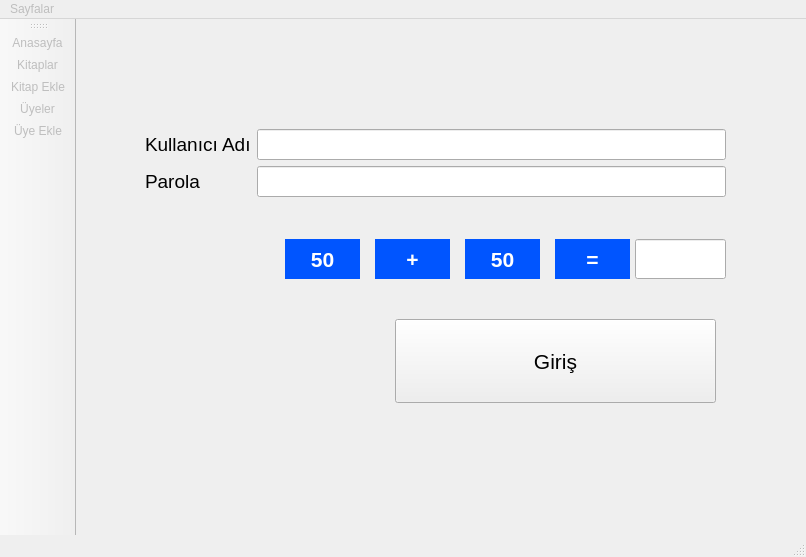
<?xml version="1.0" encoding="UTF-8"?>
<ui version="4.0">
 <class>MainWindow</class>
 <widget class="QMainWindow" name="MainWindow">
  <property name="enabled">
   <bool>true</bool>
  </property>
  <property name="geometry">
   <rect>
    <x>0</x>
    <y>0</y>
    <width>806</width>
    <height>557</height>
   </rect>
  </property>
  <property name="windowTitle">
   <string>MainWindow</string>
  </property>
  <property name="windowIcon">
   <iconset>
    <normaloff>img/home_2.ico</normaloff>img/home_2.ico</iconset>
  </property>
  <widget class="QWidget" name="centralwidget">
   <property name="styleSheet">
    <string notr="true"/>
   </property>
   <layout class="QGridLayout" name="gridLayout">
    <property name="topMargin">
     <number>0</number>
    </property>
    <property name="rightMargin">
     <number>0</number>
    </property>
    <property name="bottomMargin">
     <number>0</number>
    </property>
    <item row="0" column="0">
     <widget class="QStackedWidget" name="stackedWidget">
      <property name="enabled">
       <bool>true</bool>
      </property>
      <property name="currentIndex">
       <number>0</number>
      </property>
      <widget class="QWidget" name="page_home">
       <property name="styleSheet">
        <string notr="true">#page_home{border-image: url(:/img/uc.jpg);}</string>
       </property>
       <widget class="QWidget" name="formLayoutWidget">
        <property name="geometry">
         <rect>
          <x>60</x>
          <y>110</y>
          <width>581</width>
          <height>80</height>
         </rect>
        </property>
        <layout class="QFormLayout" name="formLayout">
         <item row="0" column="0">
          <widget class="QLabel" name="label">
           <property name="font">
            <font>
             <pointsize>14</pointsize>
            </font>
           </property>
           <property name="text">
            <string>Kullanıcı Adı</string>
           </property>
          </widget>
         </item>
         <item row="0" column="1">
          <widget class="QLineEdit" name="lineEdit_kullanici_adi">
           <property name="font">
            <font>
             <pointsize>14</pointsize>
            </font>
           </property>
           <property name="alignment">
            <set>Qt::AlignCenter</set>
           </property>
          </widget>
         </item>
         <item row="1" column="0">
          <widget class="QLabel" name="label_2">
           <property name="font">
            <font>
             <pointsize>14</pointsize>
            </font>
           </property>
           <property name="text">
            <string>Parola</string>
           </property>
          </widget>
         </item>
         <item row="1" column="1">
          <widget class="QLineEdit" name="lineEdit_parola">
           <property name="font">
            <font>
             <pointsize>14</pointsize>
            </font>
           </property>
           <property name="echoMode">
            <enum>QLineEdit::Password</enum>
           </property>
           <property name="alignment">
            <set>Qt::AlignCenter</set>
           </property>
          </widget>
         </item>
        </layout>
       </widget>
       <widget class="QLabel" name="label_islem">
        <property name="geometry">
         <rect>
          <x>290</x>
          <y>220</y>
          <width>75</width>
          <height>40</height>
         </rect>
        </property>
        <property name="sizePolicy">
         <sizepolicy hsizetype="Fixed" vsizetype="Preferred">
          <horstretch>0</horstretch>
          <verstretch>0</verstretch>
         </sizepolicy>
        </property>
        <property name="font">
         <font>
          <pointsize>16</pointsize>
          <weight>75</weight>
          <bold>true</bold>
         </font>
        </property>
        <property name="styleSheet">
         <string notr="true">color: rgb(255, 255, 255);
background-color: rgb(0, 85, 255);</string>
        </property>
        <property name="text">
         <string>+</string>
        </property>
        <property name="alignment">
         <set>Qt::AlignCenter</set>
        </property>
       </widget>
       <widget class="QLabel" name="label_sayi2">
        <property name="geometry">
         <rect>
          <x>380</x>
          <y>220</y>
          <width>75</width>
          <height>40</height>
         </rect>
        </property>
        <property name="sizePolicy">
         <sizepolicy hsizetype="Fixed" vsizetype="Preferred">
          <horstretch>0</horstretch>
          <verstretch>0</verstretch>
         </sizepolicy>
        </property>
        <property name="font">
         <font>
          <pointsize>16</pointsize>
          <weight>75</weight>
          <bold>true</bold>
         </font>
        </property>
        <property name="styleSheet">
         <string notr="true">color: rgb(255, 255, 255);
background-color: rgb(0, 85, 255);</string>
        </property>
        <property name="text">
         <string>50</string>
        </property>
        <property name="alignment">
         <set>Qt::AlignCenter</set>
        </property>
       </widget>
       <widget class="QLabel" name="label_equal">
        <property name="geometry">
         <rect>
          <x>470</x>
          <y>220</y>
          <width>75</width>
          <height>40</height>
         </rect>
        </property>
        <property name="sizePolicy">
         <sizepolicy hsizetype="Fixed" vsizetype="Preferred">
          <horstretch>0</horstretch>
          <verstretch>0</verstretch>
         </sizepolicy>
        </property>
        <property name="font">
         <font>
          <pointsize>16</pointsize>
          <weight>75</weight>
          <bold>true</bold>
         </font>
        </property>
        <property name="styleSheet">
         <string notr="true">color: rgb(255, 255, 255);
background-color: rgb(0, 85, 255);</string>
        </property>
        <property name="text">
         <string>=</string>
        </property>
        <property name="alignment">
         <set>Qt::AlignCenter</set>
        </property>
       </widget>
       <widget class="QLineEdit" name="lineEdit_result">
        <property name="geometry">
         <rect>
          <x>550</x>
          <y>220</y>
          <width>91</width>
          <height>40</height>
         </rect>
        </property>
        <property name="font">
         <font>
          <pointsize>14</pointsize>
         </font>
        </property>
       </widget>
       <widget class="QLabel" name="label_sayi1">
        <property name="geometry">
         <rect>
          <x>200</x>
          <y>220</y>
          <width>75</width>
          <height>40</height>
         </rect>
        </property>
        <property name="sizePolicy">
         <sizepolicy hsizetype="Fixed" vsizetype="Preferred">
          <horstretch>0</horstretch>
          <verstretch>0</verstretch>
         </sizepolicy>
        </property>
        <property name="font">
         <font>
          <pointsize>16</pointsize>
          <weight>75</weight>
          <bold>true</bold>
         </font>
        </property>
        <property name="styleSheet">
         <string notr="true">color: rgb(255, 255, 255);
background-color: rgb(0, 85, 255);</string>
        </property>
        <property name="text">
         <string>50</string>
        </property>
        <property name="alignment">
         <set>Qt::AlignCenter</set>
        </property>
       </widget>
       <widget class="QPushButton" name="pushButton">
        <property name="geometry">
         <rect>
          <x>310</x>
          <y>300</y>
          <width>321</width>
          <height>84</height>
         </rect>
        </property>
        <property name="font">
         <font>
          <pointsize>16</pointsize>
         </font>
        </property>
        <property name="text">
         <string>Giriş</string>
        </property>
        <property name="icon">
         <iconset>
          <normaloff>img/hello.ico</normaloff>img/hello.ico</iconset>
        </property>
        <property name="iconSize">
         <size>
          <width>75</width>
          <height>75</height>
         </size>
        </property>
       </widget>
      </widget>
      <widget class="QWidget" name="page_2">
       <widget class="QLabel" name="label_7">
        <property name="geometry">
         <rect>
          <x>10</x>
          <y>30</y>
          <width>691</width>
          <height>441</height>
         </rect>
        </property>
        <property name="font">
         <font>
          <pointsize>20</pointsize>
          <weight>75</weight>
          <bold>true</bold>
         </font>
        </property>
        <property name="styleSheet">
         <string notr="true">color: rgb(0, 85, 0);
background-color: rgb(255, 85, 0);</string>
        </property>
        <property name="text">
         <string>Kitaplar Sayfası</string>
        </property>
       </widget>
      </widget>
      <widget class="QWidget" name="page_3">
       <widget class="QLabel" name="label_4">
        <property name="geometry">
         <rect>
          <x>40</x>
          <y>20</y>
          <width>651</width>
          <height>461</height>
         </rect>
        </property>
        <property name="font">
         <font>
          <pointsize>20</pointsize>
          <weight>75</weight>
          <bold>true</bold>
         </font>
        </property>
        <property name="styleSheet">
         <string notr="true">color: rgb(255, 255, 0);
background-color: rgb(85, 85, 255);</string>
        </property>
        <property name="text">
         <string>Kitap Ekle Sayfası</string>
        </property>
       </widget>
      </widget>
      <widget class="QWidget" name="page_4">
       <widget class="QLabel" name="label_5">
        <property name="geometry">
         <rect>
          <x>70</x>
          <y>20</y>
          <width>631</width>
          <height>461</height>
         </rect>
        </property>
        <property name="font">
         <font>
          <pointsize>20</pointsize>
          <weight>75</weight>
          <bold>true</bold>
         </font>
        </property>
        <property name="styleSheet">
         <string notr="true">color: rgb(85, 0, 0);
background-color: rgb(170, 255, 255);</string>
        </property>
        <property name="text">
         <string>Kullanıcılar Sayfası</string>
        </property>
       </widget>
      </widget>
      <widget class="QWidget" name="page_5">
       <widget class="QLabel" name="label_6">
        <property name="geometry">
         <rect>
          <x>50</x>
          <y>10</y>
          <width>651</width>
          <height>471</height>
         </rect>
        </property>
        <property name="font">
         <font>
          <pointsize>20</pointsize>
          <weight>75</weight>
          <bold>true</bold>
         </font>
        </property>
        <property name="styleSheet">
         <string notr="true">background-color: rgb(255, 255, 127);
color: rgb(255, 0, 0);</string>
        </property>
        <property name="text">
         <string>Üye Ekle Sayfası</string>
        </property>
       </widget>
      </widget>
     </widget>
    </item>
   </layout>
  </widget>
  <widget class="QMenuBar" name="menubar">
   <property name="enabled">
    <bool>false</bool>
   </property>
   <property name="geometry">
    <rect>
     <x>0</x>
     <y>0</y>
     <width>806</width>
     <height>26</height>
    </rect>
   </property>
   <widget class="QMenu" name="menuSayfalar">
    <property name="title">
     <string>Sayfalar</string>
    </property>
    <addaction name="actionAnasayfa"/>
    <addaction name="actionKitaplar"/>
    <addaction name="actionKitap_Ekle"/>
    <addaction name="actionUyeler"/>
    <addaction name="actionUyeEkle"/>
   </widget>
   <addaction name="menuSayfalar"/>
  </widget>
  <widget class="QStatusBar" name="statusbar"/>
  <widget class="QToolBar" name="toolBar">
   <property name="enabled">
    <bool>false</bool>
   </property>
   <property name="windowTitle">
    <string>toolBar</string>
   </property>
   <property name="allowedAreas">
    <set>Qt::LeftToolBarArea</set>
   </property>
   <property name="iconSize">
    <size>
     <width>50</width>
     <height>50</height>
    </size>
   </property>
   <attribute name="toolBarArea">
    <enum>LeftToolBarArea</enum>
   </attribute>
   <attribute name="toolBarBreak">
    <bool>false</bool>
   </attribute>
   <addaction name="actionAnasayfa"/>
   <addaction name="actionKitaplar"/>
   <addaction name="actionKitap_Ekle"/>
   <addaction name="actionUyeler"/>
   <addaction name="actionUyeEkle"/>
  </widget>
  <action name="actionAnasayfa">
   <property name="icon">
    <iconset>
     <normaloff>img/home_2.ico</normaloff>img/home_2.ico</iconset>
   </property>
   <property name="text">
    <string>Anasayfa</string>
   </property>
  </action>
  <action name="actionKitaplar">
   <property name="icon">
    <iconset>
     <normaloff>img/books.ico</normaloff>img/books.ico</iconset>
   </property>
   <property name="text">
    <string>Kitaplar</string>
   </property>
  </action>
  <action name="actionKitap_Ekle">
   <property name="icon">
    <iconset>
     <normaloff>img/add_folder.ico</normaloff>img/add_folder.ico</iconset>
   </property>
   <property name="text">
    <string>Kitap Ekle</string>
   </property>
  </action>
  <action name="actionUyeler">
   <property name="icon">
    <iconset>
     <normaloff>img/users.ico</normaloff>img/users.ico</iconset>
   </property>
   <property name="text">
    <string>Üyeler</string>
   </property>
  </action>
  <action name="actionUyeEkle">
   <property name="icon">
    <iconset>
     <normaloff>img/add_user.ico</normaloff>img/add_user.ico</iconset>
   </property>
   <property name="text">
    <string>Üye Ekle</string>
   </property>
  </action>
 </widget>
 <resources>
  <include location="img/uc.qrc"/>
 </resources>
 <connections/>
</ui>
